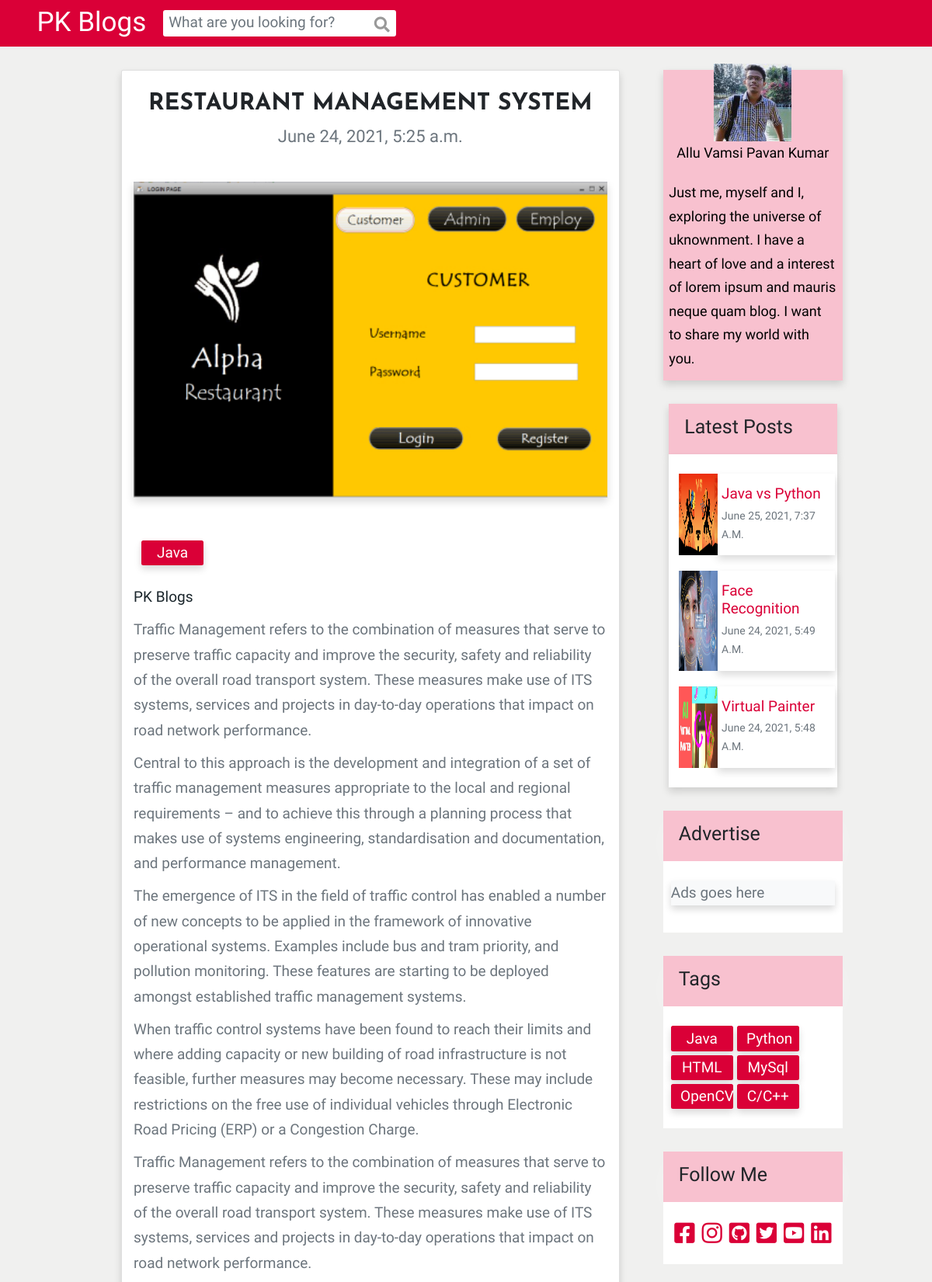
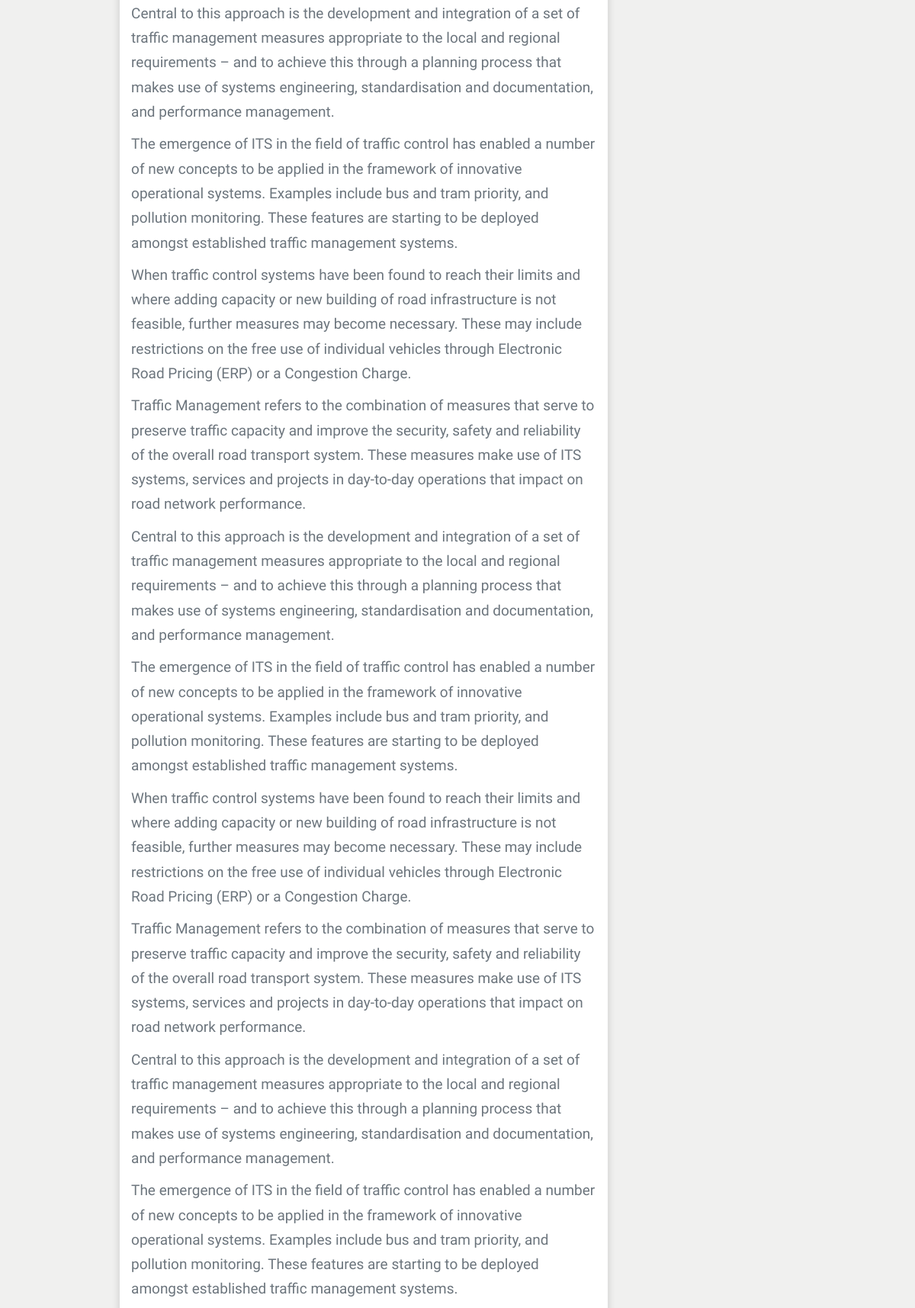
Screenshot of /post/1/restaurant-management-system (upper part) with the database file from the repository (2 pictures, top to bottom).
### blog/models.py (models this page shows, shortened)
class Post(models.Model):
    title = models.CharField(max_length = 100)
    overview = models.TextField()
    short_name = models.CharField(max_length = 50,null = True,blank = True)
    body_text = RichTextUploadingField(null = True)
    slug = models.SlugField(null=True, blank=True)
    time_upload = models.DateTimeField(auto_now_add = True)
    thumbnail = models.ImageField(upload_to = 'thumbnails')
    categories = models.ManyToManyField(Category)
    class Meta:
        ordering = ['-pk']
    def save(self, *args, **kwargs):
        self.slug = slugify(self.title)
        super(Post,self).save(*args,**kwargs)

class Category(models.Model):
    title = models.CharField(max_length=20)

### blog/views.py (the view)
# urls.py: path('post/<int:id>/<slug:slug>', post, name = 'post'),
def post(request, id, slug):
    try:
        post = Post.objects.get(pk=id, slug=slug)
    except:
        raise Http404("Post Does Not Exist")
    post.save()
    parms = {
	'post':post,
    'posts_lat' : Post.objects.all(),
    'category' : Category.objects.all(),
	}
    return render(request, 'blog-single.html', parms)

### templates/blog-single.html (shortened to what this page needs)
{% extends 'base.html' %}
{% block body %}
{% load static %}
    <div class="col-12 card p-4 shadow blog_left__div ">
        <div class="d-flex justify-content-center align-items-center flex-column pt-3 pb-5 ">
            <h1 class="text-uppercase">{{ post.title }}</h1>
            <p class="blog_title">  {{ post.time_upload }} </p>
        </div>
        <figure class="right_side_img mb-5 ">
            <img src="{{post.thumbnail.url}}" class="img-fluid shadow">
        </figure>
        <div class="tags_main right_sub__div">
            {% for cat in post.categories.all %}
                <a href="#" class="badge shadow text-capitalize"> {{cat.title}} </a>
            {% endfor %}
        </div>
        <p><span class="font-weight-bold">PK Blogs</span>{{ post.body_text|safe }}  </p>
    </div>
{% endblock body %}

### templates/base.html (shortened to what this page needs)
<!doctype html>
<html lang="en">
{% load static %}
    <head>
        <link rel="stylesheet" type="text/css" href="https://cdnjs.cloudflare.com/ajax/libs/font-awesome/5.10.0/css/all.min.css">
        <link rel="stylesheet" href="https://stackpath.bootstrapcdn.com/bootstrap/5.0.0-alpha1/css/bootstrap.min.css">
        <link rel="stylesheet" type="text/css" href="{% static 'css/style.css' %}">
    </head>
    <body>
        <header class="main_header">
        <nav class="navbar navbar-expand-lg navbar-dark navbar-survival101">
            <div class="container">
              <a class="navbar-brand" href="#">
                  <h1 style = "font-size:3.5rem;">PK Blogs</h1>
              </a>
              <div class="collapse navbar-collapse" id="navbarColor02">
                <form action = "{% url 'search' %}" class="form-inline" method = "get">
                  <div class="input-group search-box">
                    <input type="text" class="form-control" placeholder="What are you looking for?" aria-label="Search for..." name="q">
                    <span class="input-group-btn">
                      <button class="btn btn-secondary" type="submit"><i class="fa fa-search"></i></button>
                    </span>
                  </div>
                </form>
              </div>
            </div>
</nav>
        </header>
        <div class="container-fluid ">
            <div class="row ">
                <div class="col-xl-10  col-lg-10 col-md-12 col-11 mx-auto my-5">
                    <div class="row gx-5 mx-sm-auto">
                        <div class="col-lg-8 col-md-11 col-11 mx-auto">
                            <div class="row gy-5 ">
                                {% block body %}
                                {% endblock body %}
                            </div>
                        </div>
                        <div class="col-lg-3 col-md-7 col-11  justify-content-end m-lg-0 m-auto ">
                            <div class="row gy-5 left_div__blog">
                                <div class="col-12  about_me_div shadow">
                                    <div>
                                        <img src="{% static 'images/pavan.jpg' %}">
                                    </div>
                                    <p>Allu Vamsi Pavan Kumar</p>
                                    <p>Just me, myself and I, exploring the universe of uknownment. I have a heart of love and a interest of lorem ipsum and mauris neque quam blog. I want to share my world with you.</p>
                                </div>
                                <div class=" popular_post ">
                                    <div class="right_div__title py-4 pl-2 shadow">
                                        <h2>Latest Posts</h2>
                                    </div>
                                    <div class="right_sub__div shadow">
                                        {% for item in posts_lat|slice:":3" %}
                                        <div class="row " >
                                            <div class="col-3  popular_post__img1 py-2 pl-2" style = "background-image: url({{item.thumbnail.url}});background-size: 100% 100%;">
                                            </div>
                                            <div class="col-9 shadow" style="padding : 5px;">
                                                <a href="{% url 'post' item.id item.slug %}"> <h3 style=" font-size: 1.9rem; margin-top:10px;color:#DA0037;">{{ item.title }}</h3></a>
                                                <p class="text-capitalize" style=" font-size: 1.4rem;">{{item.time_upload}}</p>
                                            </div>
                                        </div>
                                        {% endfor %}
                                    </div>
                                </div>
                                <div class=" right_div_post">
                                    <div class="right_div__title py-4 pl-2 ">
                                        <h2>Advertise</h2>
                                    </div>
                                    <div class="right_sub__div ">
                                        <div class="adevetise_img bg-light shadow">
                                            <p>Ads goes here</p>
                                        </div>
                                    </div>
                                </div>
                                <div class=" right_div_post">
                                    <div class="right_div__title py-4 pl-2 ">
                                        <h2>Tags</h2>
                                    </div>
                                    <div class="tags_main right_sub__div">
                                        {% for cat in category %}
                                        <a href="#" class="badge shadow text-capitalize"> {{cat.title}} </a>
                                        {% endfor %}
                                    </div>
                                </div>
                                <div class=" right_div_post">
                                    <div class="right_div__title py-4 pl-2 ">
                                        <h2>Follow Me</h2>
                                    </div>
                                    <div class="right_sub__div d-flex justify-content-around">
                                        <a href="https://google.com/"> <i class="fab fa-facebook-square fa-3x" style="color: #DA0037;"></i></a>
                                        <a href="#"> <i class="fab fa-3x fa-instagram" style="color: #DA0037;"></i></a>
                                        <a href="https://github.com/pavankumarallu/"> <i class="fab fa-3x fa-github-square" style="color: #DA0037;"></i> </a>
                                        <a href="#"> <i class="fab fa-3x fa-twitter-square" style="color: #DA0037;"></i></a>
                                        <a href="#"> <i class="fab fa-3x fa-youtube-square" style="color: #DA0037;"></i> </a>
                                        <a href="https://www.linkedin.com/in/vamsi-pavan-kumar-allu-2771b41a0/"> <i class="fab fa-3x fa-linkedin" style="color: #DA0037;"></i></a>
                                    </div>
                                </div>
                            </div>
                        </div>
                    </div>
                </div>
            </div>
        </div>
    </body>
</html>

### static/css/style.css (style rules this page uses)
:root { --bg-size: 100% 100%; --main_color: #DFEEEA; --title: 'Josefin Sans', sans-serif; --font-para: 'David Libre', serif; --btn-color: #DA0037; --btn-font-color: #fff; --btn-font: 1.5rem; --eff: .3s all ease; }
* { font-family: var(--font-para); }
html { font-size: 62.5%; }
p, label, input::placeholder { font-size: 1.9rem; line-height: 170%; color: #6c757d; }
figure img, .fab, .fas { transition: var(--eff); }
a, a:hover { text-decoration: none; cursor: pointer; }
body { background: hsl(84, 3%, 94%); }
.navbar-survival101 { background-color:#DA0037; }
.navbar-survival101 .navbar-brand { margin-right: 2.15rem; padding: 3px 0 0 0; line-height: 36px; }
.search-box { position: relative; height: 34px; }
.search-box input { border: 0; border-radius: 3px !important; padding-right: 28px; font-size: 15px; }
.search-box .input-group-btn { position: absolute; right: 0; top: 0; z-index: 999; }
.search-box .input-group-btn button { background-color: transparent; border: 0; padding: 4px 8px; color: rgba(0,0,0,.4); font-size: 20px; }
nav { padding: 5px 40px; }
@media (min-width: 992px) { .search-box { width: 300px !important; } }
img { width:100%; height: 100%; }
.blog_left__div h1 { font-family: var(--title); font-weight: bold; font-size: 3rem; }
.blog_left__div .blog_title { font-weight: 400; font-size: 2.2rem; }
.blog_left__div p span { color: #1b262c; }
.about_me_div { width: auto; height: 40rem; display: flex; justify-content: center; align-items: center; flex-direction: column; background-color:#f8c1cf ; background-size: var(--bg-size); }
.about_me_div p { font-size: 1.8rem; padding-bottom: 1rem; color: #000; }
.right_div__title { background: #f8c1cf; box-shadow: 0 1rem 3rem -1rem rgba(255, 255, 255, 0.7); }
.right_div__title h2 { font-size: 2.5rem; padding-left: 2rem; }
.right_sub__div { background: #fff; padding: 2.5rem 1rem; }
.right_sub__div .row { margin-bottom: 2rem; padding-left: 1rem; }
.right_sub__div .row:last-child { margin-bottom: 0; }
.row>.right_div_post { padding-left: 0; padding-right: 0; }
.tags_main { display: grid; grid-template-columns: repeat(auto-fill, minmax(4rem, 8rem)); grid-gap: .5rem; }
.tags_main a { font-size: 1.9rem; line-height: 100%; font-weight: lighter; background: #DA0037; transition: var(--eff); }
.fab { color: #000; }

### rows the page displays
Post: title "RESTAURANT MANAGEMENT SYSTEM", time_upload "June 24, 2021, 5:25 a.m.", thumbnail (picture), body_text "Traffic Management refers to the combination of measures that serve to preserve traffic capacity and improve the security, safety and reliability of the overall road transport system. These measures make use of ITS systems, services and projects in day-to-day operations that impact on road network performance. Central to this approach is the development and integration of a set of traffic management measures appropriate to the local and regional requirements – and to achieve this through a planning process that makes use of systems engineering, standardisation and documentation, and performance management. The emergence of ITS in the field of traffic control has enabled a number of new…"
Category: title "Java"
Post: thumbnail (picture), title "Java vs Python", time_upload "June 25, 2021, 7:37 A.m."
Post: thumbnail (picture), title "Face Recognition", time_upload "June 24, 2021, 5:49 A.m."
Post: thumbnail (picture), title "Virtual Painter", time_upload "June 24, 2021, 5:48 A.m."
Category: title "Python"
Category: title "HTML"
Category: title "MySql"
Category: title "OpenCV"
Category: title "C/C++"
